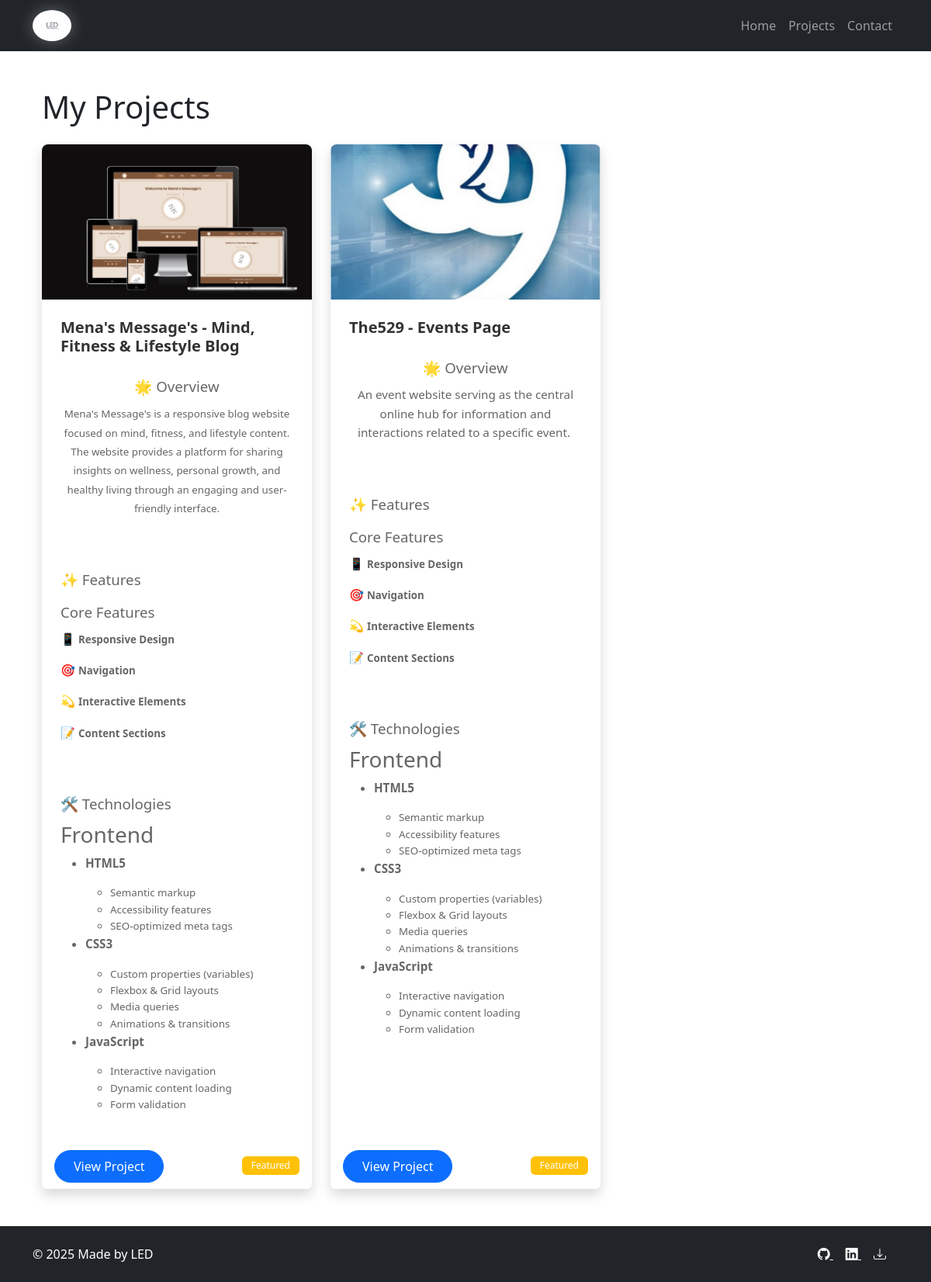
/projects/, run on the app's committed database.
### portfolio/models.py (models this page shows, shortened)
class Project(models.Model):
    title = models.CharField(max_length=200, verbose_name="Project Title")
    description = HTMLField(verbose_name="Project Description")
    link = models.URLField(verbose_name="Project Link")
    image = models.ImageField(
        upload_to='projects/',
        blank=True,
        null=True,
        help_text="Upload project images here",
        verbose_name="Project Image"
    )
    is_featured = models.BooleanField(default=False, verbose_name="Featured Project")
    class Meta:
        verbose_name = "Project"
        verbose_name_plural = "Projects"
        ordering = ['-is_featured', 'title']

### portfolio/views.py (the view)
# urls.py: path('projects/', views.projects, name='projects'),
def projects(request):
    projects = Project.objects.all()
    return render(request, 'portfolio/projects.html', {
        'projects': projects
    })

### portfolio/templates/portfolio/projects.html (shortened to what this page needs)
{% extends "base.html" %} {% load static %}  {% block extra_css %}
<link rel="stylesheet" href="{% static 'portfolio/css/projects.css' %}" />
{% endblock %} {% block content %}
<div class="container">
  <h1 class="mb-4">My Projects</h1>
  {% if projects %}
  <div class="row row-cols-1 row-cols-md-2 row-cols-lg-3 g-4">
    {% for project in projects %}
    <div class="col">
      <div class="card h-100 shadow">
        {% if project.image %}
        <img
          src="{{ project.image.url }}"
          class="card-img-top"
          alt="{{ project.title }}"
          style="height: 200px; object-fit: cover"
        />
        {% endif %}
        <div class="card-body">
          <h5 class="card-title">{{ project.title }}</h5>
          <div class="card-text">{{ project.description|safe }}</div>
        </div>
        <div class="card-footer bg-transparent border-top-0">
          <a href="{{ project.link }}" class="btn btn-primary" target="_blank"
            >View Project</a
          >
          {% if project.is_featured %}
          <span class="badge bg-warning float-end mt-2">Featured</span>
          {% endif %}
        </div>
      </div>
    </div>
    {% endfor %}
  </div>
  {% else %}
  <div class="alert alert-info">
    <p class="mb-0">No projects found.</p>
  </div>
  {% endif %}
</div>
{% endblock %}

### portfolio/templates/base.html (shortened to what this page needs)
{% load static %}
<!DOCTYPE html>
<html lang="en">
  <head>
    <link
      href="https://cdn.jsdelivr.net/npm/bootstrap@5.3.2/dist/css/bootstrap.min.css"
      rel="stylesheet"
    />
    <link
      rel="stylesheet"
      href="https://cdnjs.cloudflare.com/ajax/libs/font-awesome/6.0.0/css/all.min.css"
    />
    <link
      href="https://cdn.jsdelivr.net/npm/bootstrap-icons@1.11.2/font/bootstrap-icons.css"
      rel="stylesheet"
    />
    <link rel="stylesheet" href="{% static 'portfolio/css/style.css' %}" />
    {% block extra_css %}{% endblock %}
  </head>
  <body class="d-flex flex-column min-vh-100 bg-white">
    <nav class="navbar navbar-expand-lg navbar-dark bg-dark">
      <div class="container">
        <a class="navbar-brand nav-logo-link" href="{% url 'portfolio:home' %}">
          <img
            src="{% static 'portfolio/images/LED_logo.png' %}"
            alt="LED Logo"
            class="nav-logo"
          />
        </a>
        <div class="collapse navbar-collapse" id="navbarNav">
          <ul class="navbar-nav ms-auto">
            <li class="nav-item">
              <a class="nav-link" href="{% url 'portfolio:home' %}">Home</a>
            </li>
            <li class="nav-item">
              <a class="nav-link" href="{% url 'portfolio:projects' %}"
                >Projects</a
              >
            </li>
            <li class="nav-item">
              <a class="nav-link" href="{% url 'portfolio:contact' %}"
                >Contact</a
              >
            </li>
          </ul>
        </div>
      </div>
    </nav>
    <main class="flex-grow-1 bg-white">
      <div class="container my-5">{% block content %}{% endblock %}</div>
    </main>
    <footer class="bg-dark text-white py-4">
      <div class="container">
        <div class="row">
          <div class="col-md-6">
            <p class="mb-0">&copy; 2025 Made by LED</p>
          </div>
          <div class="col-md-6 text-md-end">
            <a href="https://github.com/leksebo" class="text-white me-3">
              <i class="bi bi-github"></i>
            </a>
            <a href="https://linkedin.com/leks-ebo" class="text-white me-3">
              <i class="bi bi-linkedin"></i>
            </a>
            <a
              href="{% static 'portfolio/cv/ADELEKE EBO Software Engineer CV.pdf' %}"
              class="text-white me-3"
              target="_blank"
            >
              <i class="bi bi-download"></i>
            </a>
          </div>
        </div>
      </div>
    </footer>
  </body>
</html>

### portfolio/static/portfolio/css/style.css (style rules this page uses)
.nav-logo-link { display: block; width: 50px; height: 50px; transition: all 0.5s ease; }
.nav-logo { width: 100%; height: 100%; border-radius: 50%; object-fit: cover; filter: drop-shadow(0 0 10px rgba(255, 255, 255, 0.3)); }
.card { transition: transform 0.2s ease-in-out; border: none; }
.card-body { padding: 1.5rem; }
.card-title { color: #333; font-weight: 600; margin-bottom: 1rem; }
.card-text { color: #666; font-size: 0.95rem; line-height: 1.6; }
.card-img-top { border-top-left-radius: 0.5rem; border-top-right-radius: 0.5rem; height: 200px; object-fit: cover; }
.btn-primary { padding: 0.5rem 1.5rem; border-radius: 25px; }
.badge.bg-warning { font-weight: 500; padding: 0.5em 1em; }
body { background-color: #ffffff; }

### staticfiles/portfolio/css/projects.css (style rules this page uses)
.card { transition: transform 0.2s ease-in-out; border: none; }
.card-body { padding: 1.5rem; }
.card-title { color: #333; font-weight: 600; margin-bottom: 1rem; }
.card-text { color: #666; font-size: 0.95rem; line-height: 1.6; }
.card-img-top { border-top-left-radius: 0.5rem; border-top-right-radius: 0.5rem; }
.btn-primary { padding: 0.5rem 1.5rem; border-radius: 25px; }
.badge.bg-warning { font-weight: 500; padding: 0.5em 1em; }

### data on the page
Project: image (picture), title "Mena's Message's - Mind, Fitness & Lifestyle Blog", description "🌟 Overview Mena's Message's is a responsive blog website focused on mind, fitness, and lifestyle content. The website provides a platform for sharing insights on wellness, personal growth, and healthy living through an engaging and user-friendly interface. ✨ Features Core Features 📱 Responsive Design 🎯 Navigation 💫 Interactive Elements 📝 Content Sections 🛠️ Technologies Frontend HTML5 Semantic markup Accessibility features SEO-optimized meta tags CSS3 Custom properties (variables) Flexbox & Grid layouts Media queries Animations & transitions JavaScript Interactive navigation Dynamic content loading Form validation", is_featured "Featured"
Project: image (picture), title "The529 - Events Page", description "🌟 Overview An event website serving as the central online hub for information and interactions related to a specific event. ✨ Features Core Features 📱 Responsive Design 🎯 Navigation 💫 Interactive Elements 📝 Content Sections 🛠️ Technologies Frontend HTML5 Semantic markup Accessibility features SEO-optimized meta tags CSS3 Custom properties (variables) Flexbox & Grid layouts Media queries Animations & transitions JavaScript Interactive navigation Dynamic content loading Form validation", is_featured "Featured"
